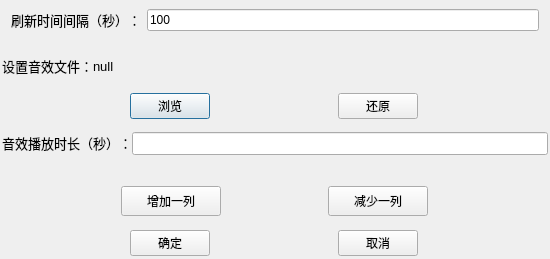
<?xml version="1.0" encoding="UTF-8"?>
<ui version="4.0">
 <class>SettingFace</class>
 <widget class="QDialog" name="SettingFace">
  <property name="geometry">
   <rect>
    <x>0</x>
    <y>0</y>
    <width>550</width>
    <height>259</height>
   </rect>
  </property>
  <property name="sizePolicy">
   <sizepolicy hsizetype="Preferred" vsizetype="Minimum">
    <horstretch>0</horstretch>
    <verstretch>0</verstretch>
   </sizepolicy>
  </property>
  <property name="windowTitle">
   <string>设置</string>
  </property>
  <layout class="QVBoxLayout" name="verticalLayout">
   <property name="leftMargin">
    <number>2</number>
   </property>
   <property name="topMargin">
    <number>0</number>
   </property>
   <property name="rightMargin">
    <number>2</number>
   </property>
   <property name="bottomMargin">
    <number>3</number>
   </property>
   <item>
    <widget class="QWidget" name="widget" native="true">
     <property name="sizePolicy">
      <sizepolicy hsizetype="Preferred" vsizetype="Fixed">
       <horstretch>0</horstretch>
       <verstretch>0</verstretch>
      </sizepolicy>
     </property>
     <property name="minimumSize">
      <size>
       <width>0</width>
       <height>35</height>
      </size>
     </property>
     <layout class="QHBoxLayout" name="horizontalLayout">
      <item>
       <widget class="QLabel" name="label">
        <property name="font">
         <font>
          <pointsize>10</pointsize>
         </font>
        </property>
        <property name="text">
         <string>刷新时间间隔（秒）：</string>
        </property>
        <property name="alignment">
         <set>Qt::AlignRight|Qt::AlignTrailing|Qt::AlignVCenter</set>
        </property>
       </widget>
      </item>
      <item>
       <widget class="QLineEdit" name="FlushLongTime">
        <property name="text">
         <string>100</string>
        </property>
       </widget>
      </item>
     </layout>
    </widget>
   </item>
   <item>
    <widget class="QWidget" name="widget_2" native="true">
     <layout class="QVBoxLayout" name="verticalLayout_2">
      <property name="spacing">
       <number>0</number>
      </property>
      <property name="leftMargin">
       <number>0</number>
      </property>
      <property name="topMargin">
       <number>0</number>
      </property>
      <property name="rightMargin">
       <number>0</number>
      </property>
      <property name="bottomMargin">
       <number>0</number>
      </property>
      <item>
       <widget class="QWidget" name="widget_3" native="true">
        <property name="sizePolicy">
         <sizepolicy hsizetype="Expanding" vsizetype="Fixed">
          <horstretch>0</horstretch>
          <verstretch>0</verstretch>
         </sizepolicy>
        </property>
        <property name="minimumSize">
         <size>
          <width>0</width>
          <height>80</height>
         </size>
        </property>
        <layout class="QVBoxLayout" name="verticalLayout_3">
         <property name="spacing">
          <number>0</number>
         </property>
         <property name="leftMargin">
          <number>0</number>
         </property>
         <property name="topMargin">
          <number>0</number>
         </property>
         <property name="rightMargin">
          <number>0</number>
         </property>
         <property name="bottomMargin">
          <number>5</number>
         </property>
         <item>
          <widget class="QWidget" name="widget_5" native="true">
           <property name="sizePolicy">
            <sizepolicy hsizetype="Preferred" vsizetype="Fixed">
             <horstretch>0</horstretch>
             <verstretch>0</verstretch>
            </sizepolicy>
           </property>
           <property name="minimumSize">
            <size>
             <width>0</width>
             <height>40</height>
            </size>
           </property>
           <layout class="QHBoxLayout" name="horizontalLayout_2">
            <property name="spacing">
             <number>0</number>
            </property>
            <property name="leftMargin">
             <number>0</number>
            </property>
            <property name="topMargin">
             <number>0</number>
            </property>
            <property name="rightMargin">
             <number>0</number>
            </property>
            <property name="bottomMargin">
             <number>0</number>
            </property>
            <item>
             <widget class="QLabel" name="label_2">
              <property name="sizePolicy">
               <sizepolicy hsizetype="Preferred" vsizetype="Preferred">
                <horstretch>0</horstretch>
                <verstretch>0</verstretch>
               </sizepolicy>
              </property>
              <property name="minimumSize">
               <size>
                <width>0</width>
                <height>15</height>
               </size>
              </property>
              <property name="font">
               <font>
                <pointsize>10</pointsize>
               </font>
              </property>
              <property name="text">
               <string>设置音效文件：</string>
              </property>
              <property name="alignment">
               <set>Qt::AlignRight|Qt::AlignTrailing|Qt::AlignVCenter</set>
              </property>
             </widget>
            </item>
            <item>
             <widget class="QLabel" name="MusicPath">
              <property name="sizePolicy">
               <sizepolicy hsizetype="Expanding" vsizetype="Expanding">
                <horstretch>0</horstretch>
                <verstretch>0</verstretch>
               </sizepolicy>
              </property>
              <property name="minimumSize">
               <size>
                <width>0</width>
                <height>15</height>
               </size>
              </property>
              <property name="font">
               <font>
                <pointsize>10</pointsize>
               </font>
              </property>
              <property name="text">
               <string>null</string>
              </property>
             </widget>
            </item>
           </layout>
          </widget>
         </item>
         <item>
          <widget class="QWidget" name="widget_6" native="true">
           <property name="sizePolicy">
            <sizepolicy hsizetype="Preferred" vsizetype="Fixed">
             <horstretch>0</horstretch>
             <verstretch>0</verstretch>
            </sizepolicy>
           </property>
           <property name="minimumSize">
            <size>
             <width>0</width>
             <height>40</height>
            </size>
           </property>
           <property name="maximumSize">
            <size>
             <width>16777215</width>
             <height>16777215</height>
            </size>
           </property>
           <layout class="QHBoxLayout" name="horizontalLayout_3">
            <property name="spacing">
             <number>0</number>
            </property>
            <property name="leftMargin">
             <number>0</number>
            </property>
            <property name="topMargin">
             <number>0</number>
            </property>
            <property name="rightMargin">
             <number>0</number>
            </property>
            <property name="bottomMargin">
             <number>0</number>
            </property>
            <item>
             <widget class="QPushButton" name="pushButton">
              <property name="sizePolicy">
               <sizepolicy hsizetype="Fixed" vsizetype="Fixed">
                <horstretch>0</horstretch>
                <verstretch>0</verstretch>
               </sizepolicy>
              </property>
              <property name="text">
               <string>浏览</string>
              </property>
             </widget>
            </item>
            <item>
             <widget class="QPushButton" name="pushButton_2">
              <property name="sizePolicy">
               <sizepolicy hsizetype="Fixed" vsizetype="Fixed">
                <horstretch>0</horstretch>
                <verstretch>0</verstretch>
               </sizepolicy>
              </property>
              <property name="text">
               <string>还原</string>
              </property>
             </widget>
            </item>
           </layout>
          </widget>
         </item>
         <item>
          <widget class="QWidget" name="widget_7" native="true">
           <property name="sizePolicy">
            <sizepolicy hsizetype="Expanding" vsizetype="Fixed">
             <horstretch>0</horstretch>
             <verstretch>0</verstretch>
            </sizepolicy>
           </property>
           <property name="minimumSize">
            <size>
             <width>0</width>
             <height>35</height>
            </size>
           </property>
           <layout class="QHBoxLayout" name="horizontalLayout_4">
            <property name="spacing">
             <number>0</number>
            </property>
            <property name="leftMargin">
             <number>0</number>
            </property>
            <property name="topMargin">
             <number>0</number>
            </property>
            <property name="rightMargin">
             <number>0</number>
            </property>
            <property name="bottomMargin">
             <number>0</number>
            </property>
            <item>
             <widget class="QLabel" name="label_3">
              <property name="sizePolicy">
               <sizepolicy hsizetype="Preferred" vsizetype="Fixed">
                <horstretch>0</horstretch>
                <verstretch>0</verstretch>
               </sizepolicy>
              </property>
              <property name="font">
               <font>
                <pointsize>10</pointsize>
               </font>
              </property>
              <property name="text">
               <string>音效播放时长（秒）：</string>
              </property>
              <property name="alignment">
               <set>Qt::AlignRight|Qt::AlignTrailing|Qt::AlignVCenter</set>
              </property>
             </widget>
            </item>
            <item>
             <widget class="QLineEdit" name="SoundLong">
              <property name="font">
               <font>
                <pointsize>10</pointsize>
               </font>
              </property>
             </widget>
            </item>
           </layout>
          </widget>
         </item>
        </layout>
       </widget>
      </item>
      <item>
       <widget class="QWidget" name="widget_4" native="true">
        <layout class="QVBoxLayout" name="verticalLayout_4">
         <item>
          <widget class="QWidget" name="DisplayArea" native="true">
           <property name="sizePolicy">
            <sizepolicy hsizetype="Expanding" vsizetype="Expanding">
             <horstretch>0</horstretch>
             <verstretch>0</verstretch>
            </sizepolicy>
           </property>
          </widget>
         </item>
         <item>
          <widget class="QWidget" name="widget_9" native="true">
           <property name="sizePolicy">
            <sizepolicy hsizetype="Preferred" vsizetype="Fixed">
             <horstretch>0</horstretch>
             <verstretch>0</verstretch>
            </sizepolicy>
           </property>
           <layout class="QHBoxLayout" name="horizontalLayout_6">
            <property name="topMargin">
             <number>0</number>
            </property>
            <property name="bottomMargin">
             <number>0</number>
            </property>
            <item>
             <widget class="QPushButton" name="pushButton_5">
              <property name="sizePolicy">
               <sizepolicy hsizetype="Fixed" vsizetype="Fixed">
                <horstretch>0</horstretch>
                <verstretch>0</verstretch>
               </sizepolicy>
              </property>
              <property name="minimumSize">
               <size>
                <width>100</width>
                <height>30</height>
               </size>
              </property>
              <property name="text">
               <string>增加一列</string>
              </property>
             </widget>
            </item>
            <item>
             <widget class="QPushButton" name="pushButton_6">
              <property name="sizePolicy">
               <sizepolicy hsizetype="Fixed" vsizetype="Fixed">
                <horstretch>0</horstretch>
                <verstretch>0</verstretch>
               </sizepolicy>
              </property>
              <property name="minimumSize">
               <size>
                <width>100</width>
                <height>30</height>
               </size>
              </property>
              <property name="text">
               <string>减少一列</string>
              </property>
             </widget>
            </item>
           </layout>
          </widget>
         </item>
        </layout>
       </widget>
      </item>
      <item>
       <widget class="QWidget" name="widget_8" native="true">
        <property name="sizePolicy">
         <sizepolicy hsizetype="Expanding" vsizetype="Fixed">
          <horstretch>0</horstretch>
          <verstretch>0</verstretch>
         </sizepolicy>
        </property>
        <layout class="QHBoxLayout" name="horizontalLayout_5">
         <property name="spacing">
          <number>0</number>
         </property>
         <property name="leftMargin">
          <number>0</number>
         </property>
         <property name="topMargin">
          <number>5</number>
         </property>
         <property name="rightMargin">
          <number>0</number>
         </property>
         <property name="bottomMargin">
          <number>0</number>
         </property>
         <item>
          <widget class="QPushButton" name="pushButton_3">
           <property name="sizePolicy">
            <sizepolicy hsizetype="Fixed" vsizetype="Fixed">
             <horstretch>0</horstretch>
             <verstretch>0</verstretch>
            </sizepolicy>
           </property>
           <property name="text">
            <string>确定</string>
           </property>
          </widget>
         </item>
         <item>
          <widget class="QPushButton" name="pushButton_4">
           <property name="sizePolicy">
            <sizepolicy hsizetype="Fixed" vsizetype="Fixed">
             <horstretch>0</horstretch>
             <verstretch>0</verstretch>
            </sizepolicy>
           </property>
           <property name="text">
            <string>取消</string>
           </property>
          </widget>
         </item>
        </layout>
       </widget>
      </item>
     </layout>
    </widget>
   </item>
  </layout>
 </widget>
 <resources/>
 <connections/>
</ui>
